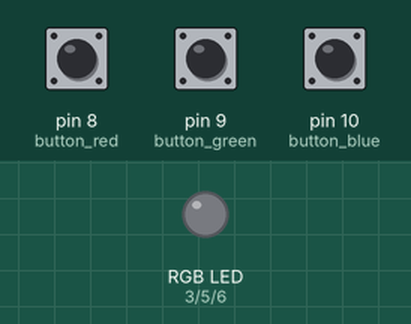
This sketch was run on a simulated Arduino Uno, built with avr-gcc and run on an emulated ATmega328P. Shown: an RGB LED mixed from three pins (HIGH = lit). The test bench sets the inputs (shaded band); at power-on: pin 8 (button_red) HIGH, pin 9 (button_green) HIGH, pin 10 (button_blue) HIGH.

Above: at 1.2 s.
1.3 s: pin 8 (button_red) pulled LOW for 0.15 s
At 1.37 s:
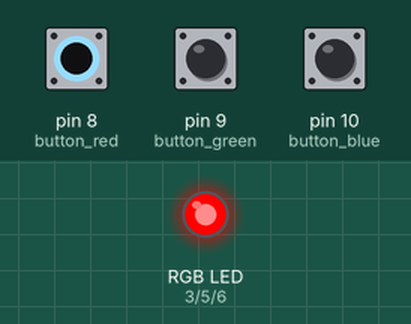
2.9 s: pin 9 (button_green) pulled LOW for 0.15 s
At 2.97 s:
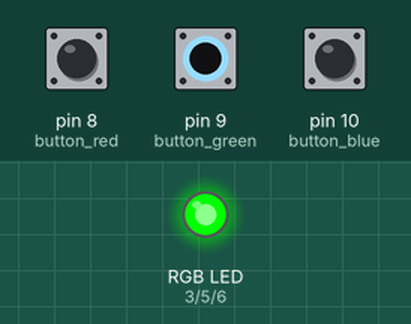
4.5 s: pin 10 (button_blue) pulled LOW for 0.15 s
At 4.57 s:
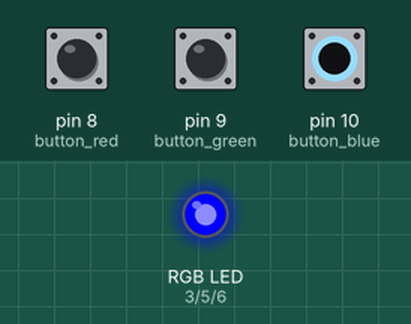
6.1 s: pin 10 (button_blue) pulled LOW for 3.2 s
At 10.1 s:
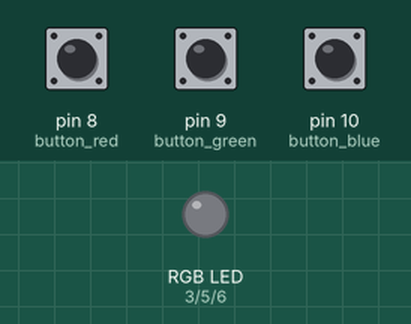
10.8 s: pin 8 (button_red) pulled LOW for 3.2 s
At 11.3 s:
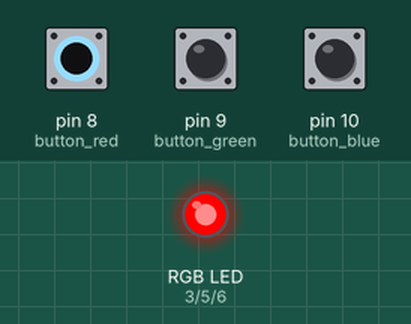
15.5 s: pin 8 (button_red) driven LOW and pin 9 (button_green) driven LOW
At 16.1 s:
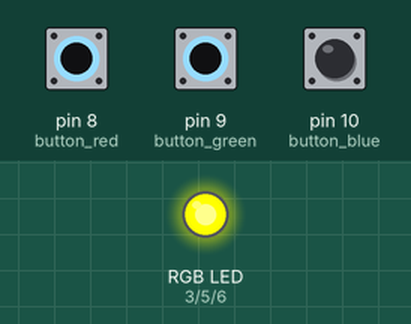
Timing chart, 0 to 18.0 s (numbered marks = the images above; inputs shaded):
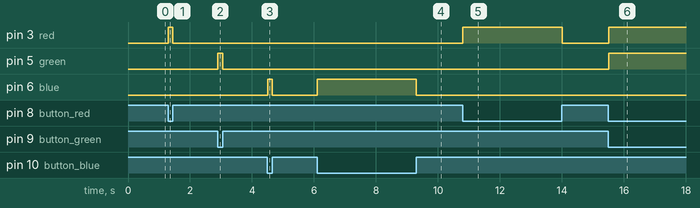

Measured:
- after the input at 1.3 s, pin 3 (red): LOW → HIGH at once, → LOW 0.15 s later
- after the input at 2.9 s, pin 5 (green): LOW → HIGH at once, → LOW 0.15 s later
- after the input at 4.5 s, pin 6 (blue): LOW → HIGH at once, → LOW 0.15 s later
- after the input at 6.1 s, pin 6 (blue): LOW → HIGH at once, → LOW 3.2 s later
- after the input at 10.8 s, pin 3 (red): LOW → HIGH at once, → LOW 3.2 s later
- after the input at 15.5 s, pin 3 (red), pin 5 (green): LOW → HIGH at once

The sketch:

push_button_RGBLED.ino
```cpp
#define red 3
#define green 5
#define blue 6

int button_red = 8;
int button_green = 9;
int button_blue = 10;
void setup() {

  //initializes RGB diode output pins
  pinMode(red,OUTPUT);
  pinMode(green,OUTPUT);
  pinMode(blue,OUTPUT);

  //initializes push button inputs
  pinMode(button_red,INPUT_PULLUP);
  pinMode(button_green,INPUT_PULLUP);
  pinMode(button_blue,INPUT_PULLUP);

  //sets intial brightness to 0
  digitalWrite(red, LOW);
  digitalWrite(green,LOW);
  digitalWrite(blue,LOW);

}

void loop() {

  if(digitalRead(button_red) == LOW){
    digitalWrite(red,HIGH);
  }
  else{
    digitalWrite(red,LOW);
  }

  if(digitalRead(button_green) == LOW){
    digitalWrite(green,HIGH);
  }
  else{
    digitalWrite(green,LOW);
  }

  if(digitalRead(button_blue) == LOW){
    digitalWrite(blue,HIGH);
  }
  else{
    digitalWrite(blue,LOW);
  }


}
```
